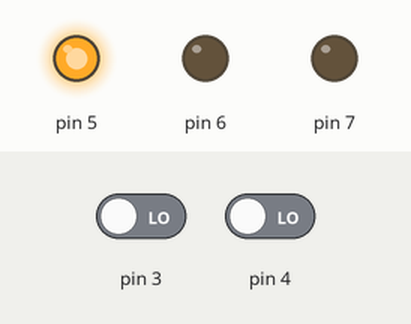
Recording of a sketch running on a simulated Arduino Uno, built with avr-gcc and run on an emulated ATmega328P. Parts: output pins drawn as LEDs (lit = HIGH). The inputs (shaded band) are chosen by the test bench; at power-on: pin 3 LOW, pin 4 LOW.

Above: at 1.2 s.
1.3 s: pin 3 driven HIGH
At 1.9 s:
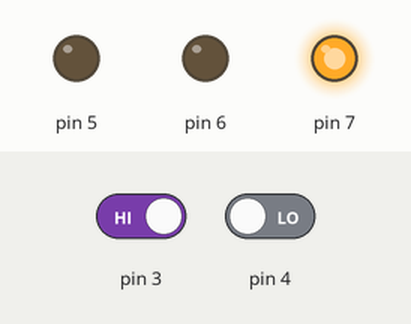
2.8 s: pin 4 driven HIGH
At 4.0 s:
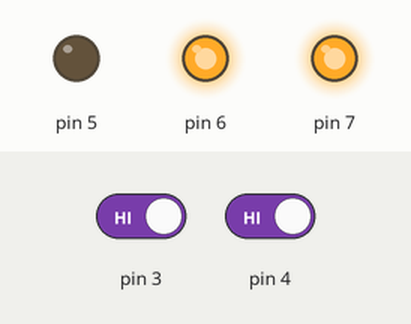
4.3 s: pin 3 driven LOW
At 5.4 s:
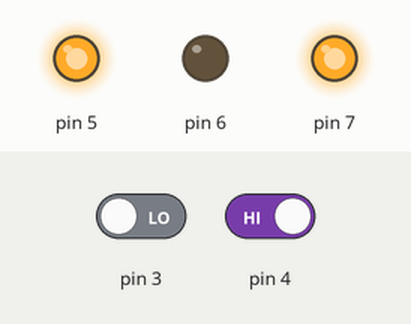
5.8 s: pin 4 driven LOW
At 6.5 s:
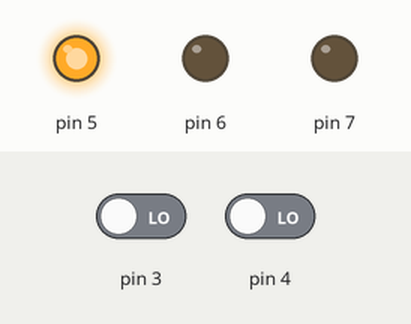
Timing chart, 0 to 8.3 s (numbered marks = the images above; inputs shaded):
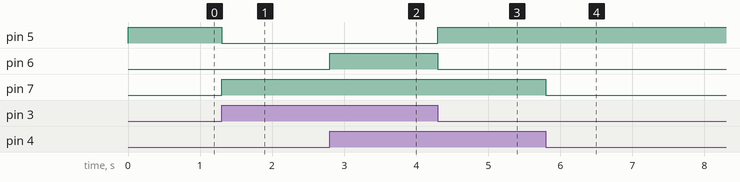

The sketch:

exp1.ino
```cpp
int A, B, C, D, E;

void setup() {
  pinMode(3, INPUT);
  pinMode(4, INPUT);
  pinMode(5, OUTPUT);
  pinMode(6, OUTPUT);
  pinMode(7, OUTPUT);
}

void loop() {

 A = digitalRead(3);
 B = digitalRead(4);

   C= !A;
   D = A&&B;
   E = A||B;

 digitalWrite(5, C);
 digitalWrite(6, D);
 digitalWrite(7, E);
}
```

Measured:
- after the input at 1.3 s, pin 5: HIGH → LOW at once; pin 7: LOW → HIGH at once
- after the input at 2.8 s, pin 6: LOW → HIGH at once
- after the input at 4.3 s, pin 5: LOW → HIGH at once; pin 6: HIGH → LOW at once
- after the input at 5.8 s, pin 7: HIGH → LOW at once
